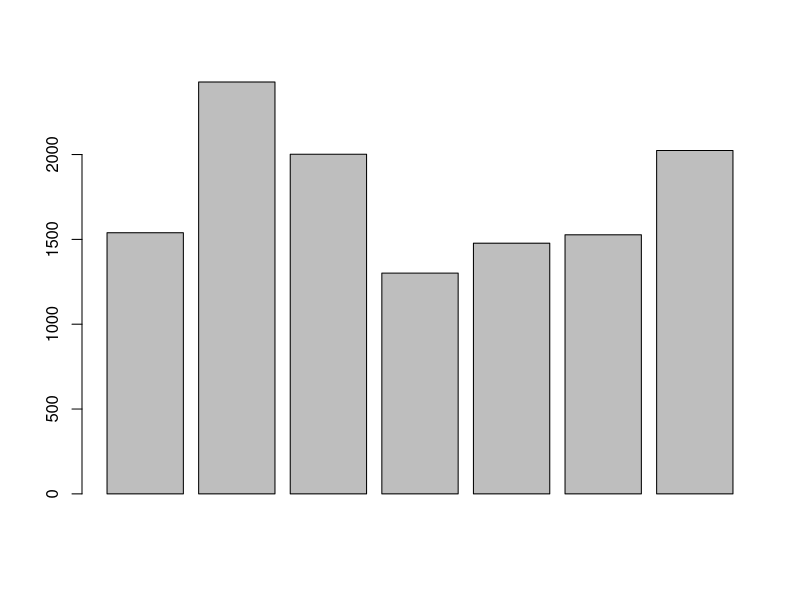
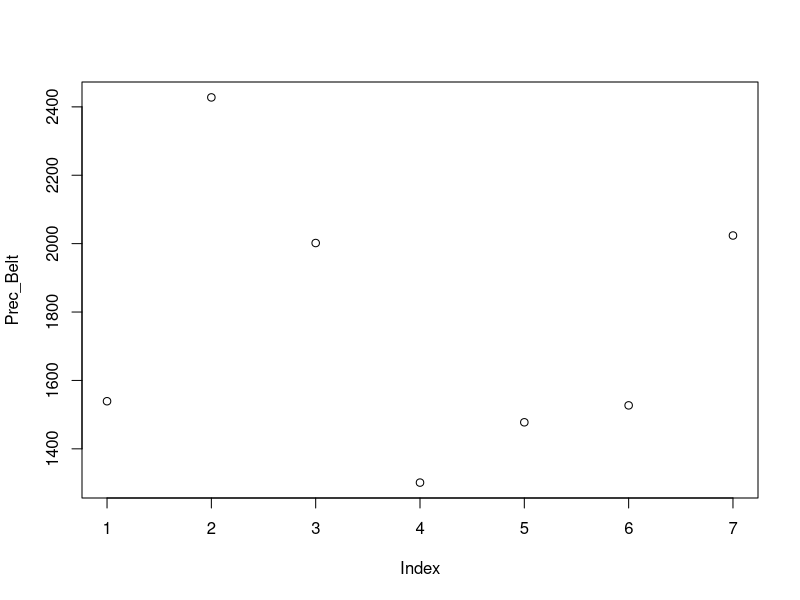
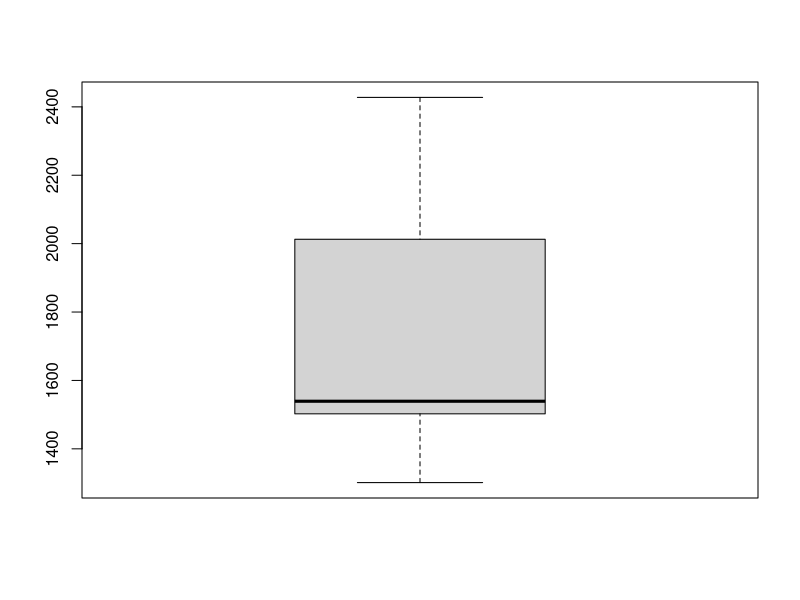
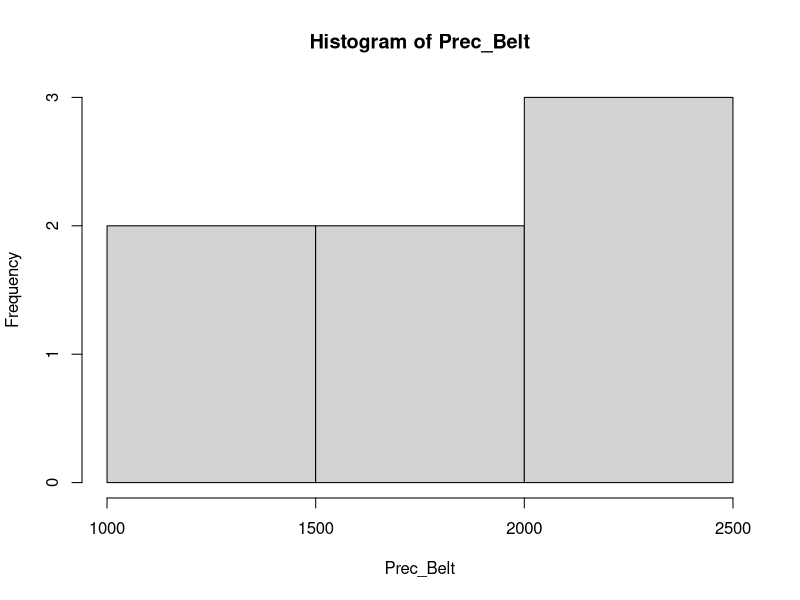
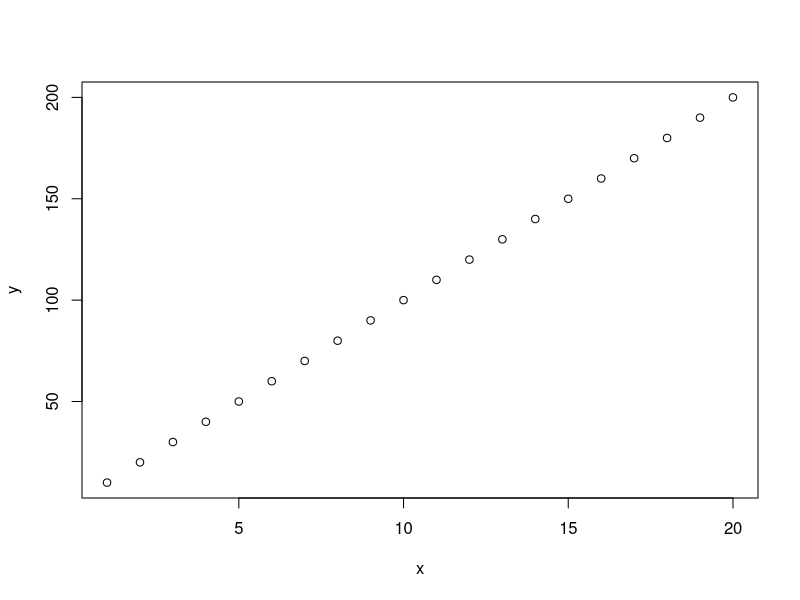
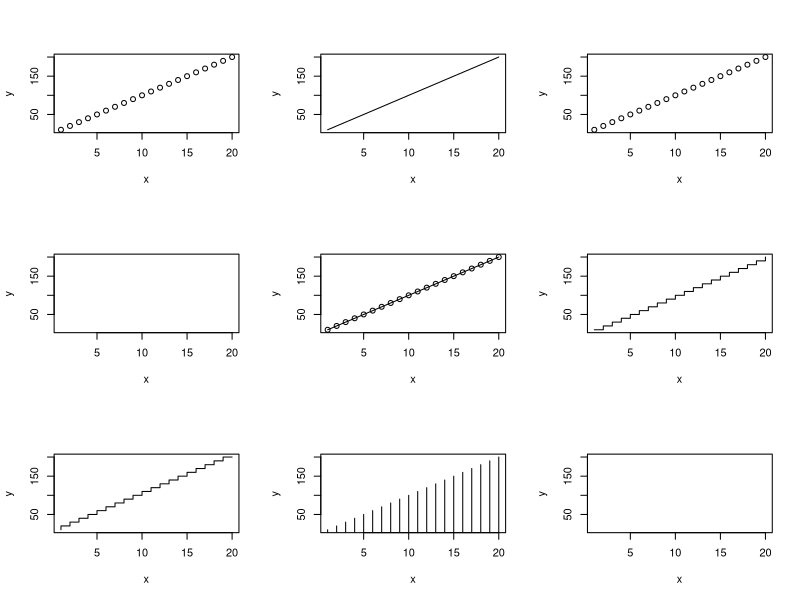
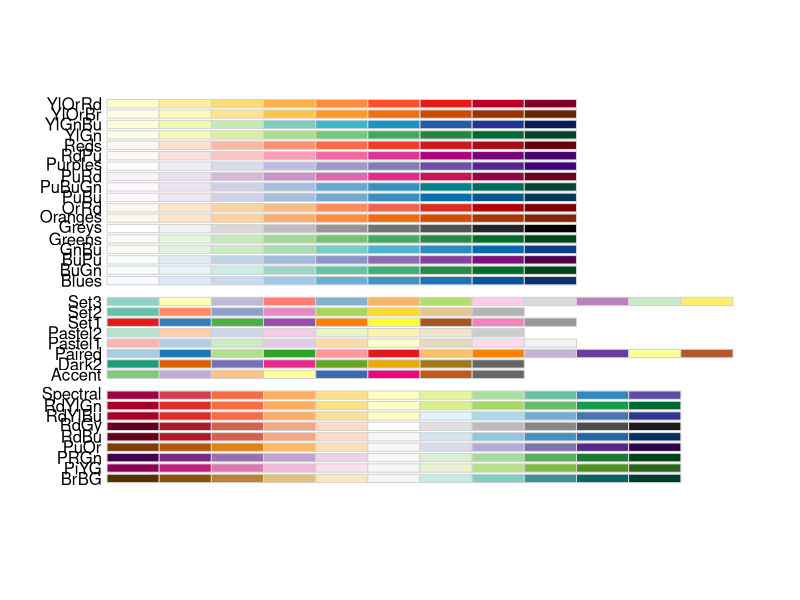
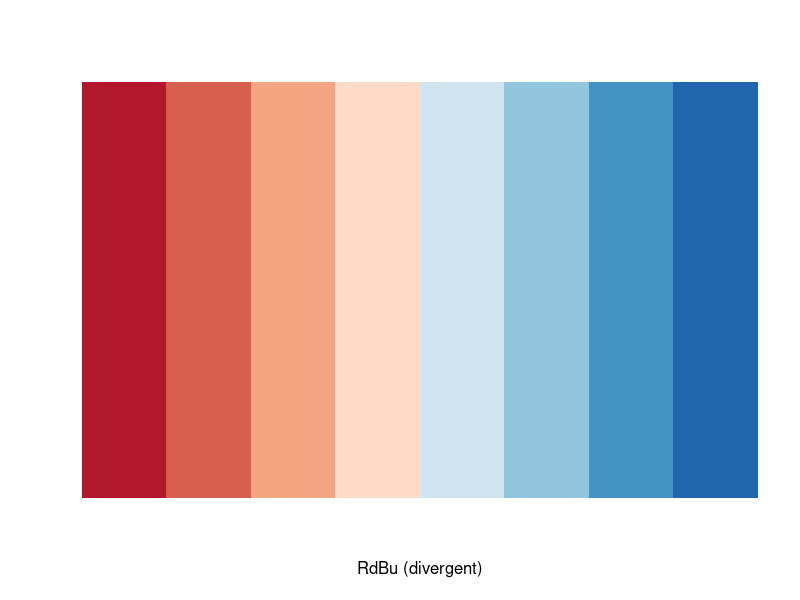

These figures' R source, in order:
#Dados de Precipitação em Belterra
Prec_Belt<-c(1539.2,2427.6,2001.8,1301.3,1477.6,1527.1,2023.8) #Vetor com valores de precipitação de Belterra
Prec_Belt

#Comandos básicos para gráficos
barplot(Prec_Belt) #Cria um gráfico de colunas
plot(Prec_Belt)    #Cria um gráfico de pontos
boxplot(Prec_Belt) #Cria um gráfico de caixa
hist(Prec_Belt)    #Cria um histograma

?plot.default

#Explorando a função plot
#plot(x, y, type = "p",  xlim = NULL, ylim = NULL, main = NULL, sub = NULL, xlab = NULL, ylab = NULL, ...)\
x<-seq(1,20,1) #cria uma sequência de 1 a 20, de 1 em 1
y<-seq(10,200,10) #cria uma sequência de 10 a 200, de 10 em 10
plot(x,y) #plota as duas variáveis

par(mfrow=c(3,3)) #Permite plotar 9 gráficos em uma mesma janela (3x3)

plot(x,y, type = "p") #Pontos (padrão do pacote)
plot(x,y, type = "l") #Linhas
plot(x,y, type = "b") #Pontos e linhas
plot(x,y, type = "c") #Pontos vazios unidos por linhas
plot(x,y, type = "o") #Pontos cheios com linha
plot(x,y, type = "s") #Degraus
plot(x,y, type = "S") #Degraus
plot(x,y, type = "h") #Linhas verticais
plot(x,y, type = "n") #Não produz pontos ou linhas

par(mfrow=c(1,1)) #Retorna ao padrão original (1x1)

#' Usando outras paletas
# install.packages("RColorBrewer") #instale o pacote
library("RColorBrewer") #Carregue o pacote
display.brewer.all() #todas as paletas
display.brewer.pal(n = 8, name = 'RdBu') #escolhendo uma palata
brewer.pal(n = 8, name = "RdBu")#paleta em códigos hexidecimais
plot(x,y, type = "o", pch=19, col="#2166AC") #mudando a cor do gráfico de acordo com um código hexadecimal


plot(x,y, type = "o", pch=19)
plot(x,y, type = "o", pch=19, col=8) #gráfico cor cinza
plot(x,y, type = "o", pch=19, col="grey") #gráfico cor cinza
plot(x,y, type = "o", pch=19, col="grey40") #gráfico cor cinza
plot(x,y, type = "o", pch=19, col="grey40",
     las=1,     #Direção dos números do eixo y, las=2 muda o eixo x
     tcl=0.3,   #Modifica o tamanho dos traçados dos eixos
     cex.lab=1.5, #altera o tamanho da fonte dos rotulos dos eixos
     cex.axis=1.5, #altera o tamanho da fonte dos números dos eixos
     xlab = "Variável A", #adiciona título no eixo x
     ylab = "Variável B", #adiciona título no eixo y
     main = "Demonstração") #adicina título ao gráfico  


plot(x,y, type = "o", pch=19, col="grey40",
     las=1,     #Direção dos números do eixo y, las=2 muda o eixo x
     tcl=0.3,   #Modifica o tamanho dos traçados dos eixos
     cex.lab=1.5, #altera o tamanho da fonte dos rotulos dos eixos
     cex.axis=1.5, #altera o tamanho da fonte dos números dos eixos
     xlab = "Variável A", #adiciona título no eixo x
     ylab = "Variável B", #adiciona título no eixo y
     main = "Demonstração", #adicina título ao gráfico
     bty="l")  #Modifica o layout do gráfico




# Carregamento de dados em vetores
Prec_Belt<-c(1539.2,2427.6,2001.8,1301.3,1477.6,1527.1,2023.8) #Vetor com valores de precipitação de Belterra
Prec_Belem<-c(3563.0,3775.6,3598.4,3445.2,3416.2,3563.9,3830.4) #Vetor com valores de precipitação de Belterra
Anos<-c(2012:2018)

# Adicionando vários gráficos na mesma janela
par(mfrow=c(1,2))
plot(Anos,Prec_Belt, ylim = c(1200,2500), yaxs="i", 
     xlab = "Belterra", ylab = "Precipitação Pluvial (mm)",
     type="o", pch=20, tck=0.02,las=1, col="black")

#Gráfico para Belém
plot(Anos,Prec_Belem, ylim = c(3200,4000), yaxs="i", 
     xlab = "Belém", ylab = "Precipitação Pluvial (mm)",
     type="o", pch=20, tck=0.02,las=1, col=1)
par(mfrow=c(1,1))

#' ## Barplot
#barplot(height, ...)

### Formas Básicas
par(mfrow=c(2,2))
# Gráfico de barras (Forma 1)
Especies<-c("A","B","C","D")
Observacoes<-c(4,3,2,1)
barplot(Observacoes, names.arg = Especies, col = 3)

# Gráfico de barras (Forma 2)
b <- c(4, 3, 2, 1) # adiciona quantidades
names(b) <- c(LETTERS[1:4]) #Adiciona letras em ordem alfabética
barplot(b, col = "blue")

# Gráfico de barras (Forma 3)
Observacoes2<-c(4,3,2,1)
names(Observacoes2)<-c("A","B","C","D")
Observacoes2 
barplot(Observacoes2,col = 5)

# Gráfico de barras (Forma 4)
barplot(table(c("A","A","A","A","B","B","B","C","C","D")),col="green")
par(mfrow=c(1,1))

### Gráfico de Colunas
barplot(Prec_Belt,  # Vetor de dados 
        xlab="Anos", # Adiciona texto ao eixo x
        ylim=c(0,2500),     # Delimita o limite do eixo y
        ylab="Precipitação pluvial Anual (mm)", #Adiciona texto ao eixo y
        main = "Precipitação Pluvial Anual no 
        município de Belterra-PA (2016 a 2018)", #Adiciona título ao gráfico
        sub="Fonte: https://bdmep.inmet.gov.br/") #Adiciona fonte

#Modificando os eixos e colunas 
barplot(Prec_Belt, 
        xlab="Anos",
        ylim=c(0,2500),
        ylab="Precipitação pluvial (mm)",
        main = "Precipitação Pluvial Anual no 
        município de Belterra-PA (2016 a 2018)", 
        sub="Fonte: https://bdmep.inmet.gov.br/",
        border=NA, # Remove as bordas das colunas
        col = 4, # Muda a cor das colunas
        tcl=0.3, # Modifica o tamanho dos traços do eixo
        las=1) # Modifica a orientação dos valores da escala
box() #Adiciona uma caixa ao gráfico

### Adicionando os dados de Precipitação de Belém
#Criando uma matriz
Precip<-matrix(c(3563.0,3775.6,3598.4,3445.2,3416.2,3563.9,3830.4,1539.2,
                 2427.6,2001.8,1301.3,1477.6,1527.1,2023.8), 
               nrow = 7,ncol=2)
Precip

# Nomeando as linhas e colunas da matriz
Precip<-matrix(c(3563.0,3775.6,3598.4,3445.2,3416.2,3563.9,3830.4,1539.2,
                 2427.6,2001.8,1301.3,1477.6,1527.1,2023.8), 
               nrow = 7,ncol=2,
               dimnames=list(c(2012:2018),c("Belém", "Belterra")))
Precip

# Adicionando dados de Belém e legenda ao gráfico
barplot(Precip, beside=T, 
        ylim=c(0,4000),ylab="Precipitação pluvial (mm)",
        xlab="Anos",
        main = "Precipitação Pluvial Anual nas cidades 
        paraenses de Belém e Belterra (2016 a 2018)", 
        border=NA, 
        sub="Fonte: https://bdmep.inmet.gov.br/",
        tcl=0.3,
        legend=c(2012:2018),
        args.legend=list(bty="n",ncol=2))
box()

#' ## Histograma
#hist(x, ...)

# Simulando dados com distribuição normal
dist.norm <- rnorm(n = 800, mean = 20, sd = 2)

# Histograma
hist(dist.norm)
# Inserindo os dados diretamente no R
alt_brot_abc<-c(1.00,1.18,1.21,1.27,1.34,1.37,1.43,1.47,1.52,
                1.68,1.01,1.19,1.25,1.30,1.35,1.37,1.43,1.47,
                1.57,1.73,1.08,1.19,1.26,1.31,1.36,1.39,1.44,
                1.49,1.61,1.77,1.11,1.20,1.27,1.34,1.36,1.41,
                1.46,1.50,1.62)

# Histograma
hist(alt_brot_abc, right = F, breaks = 7,
     xlab = "Altura de Brotos de Abacaxi (cm)",
     ylab="Frequência", col="blue", main = "", tcl=0.3,
     las=1)
box()

#' ## Boxplot
#boxplot(x, ...)

# Inserindo os dados diretamente no R
alt_brot_abc<-c(1.00,1.18,1.21,1.27,1.34,1.37,1.43,1.47,1.52,
                1.68,1.01,1.19,1.25,1.30,1.35,1.37,1.43,1.47,
                1.57,1.73,1.08,1.19,1.26,1.31,1.36,1.39,1.44,
                1.49,1.61,1.77,1.11,1.20,1.27,1.34,1.36,1.41,
                1.46,1.50,1.62)
boxplot(alt_brot_abc)

boxplot(alt_brot_abc, horizontal=T,
        col="orange",
        ylab="Altura de brotos (cm)")

# Nomeando as linhas e colunas da matriz
Precip<-matrix(c(3563.0,3775.6,3598.4,3445.2,3416.2,3563.9,3830.4,1539.2,
                 2427.6,2001.8,1301.3,1477.6,1527.1,2023.8), 
               nrow = 7,ncol=2,
               dimnames=list(c(2012:2018),c("Belém", "Belterra")))

boxplot(Precip,
        ylab="Precipitação pluvial (mm)",
        las=1,
        col=c("orange","blue"))

boxplot(Precip,
        yaxs="i",
        ylim=c(0,4000),
        ylab="Precipitação pluvial (mm)",
        las=1,
        col=c("orange","blue"))

#' ## Setograma
#pie(x, labels = names(x), edges = 200, radius = 0.8,clockwise = FALSE, init.angle = if(clockwise) 90 else 0,density = NULL, angle = 45, col = NULL, border = NULL,lty = NULL, main = NULL, ...)

# Usando os dados de Precipitação em Belém e Belterra
Prec_Belt<-c(1539.2,2427.6,2001.8,1301.3,1477.6,1527.1,2023.8) #Vetor com valores de precipitação de Belterra
Prec_Belem<-c(3563.0,3775.6,3598.4,3445.2,3416.2,3563.9,3830.4) #Vetor com valores de precipitação de Belterra

# Somando o total de precipitação nos munucípios
a<-sum(Prec_Belem) #Soma os valores de precipitação de Belém
b<-sum(Prec_Belt) #Soma os valores de precipitação de Belterra

# Salvando o resultado em um novo objeto
Total<-c(a,b)

# Gráfico de pizza
pie(Total)

# Nomeando as colunas
names(Total)<-c("Belém","Belterra")

# Verificando
pie(Total)

# Aprimorando o gráfico
pie(Total, col = c("darkblue","darkred"), border = "white")














